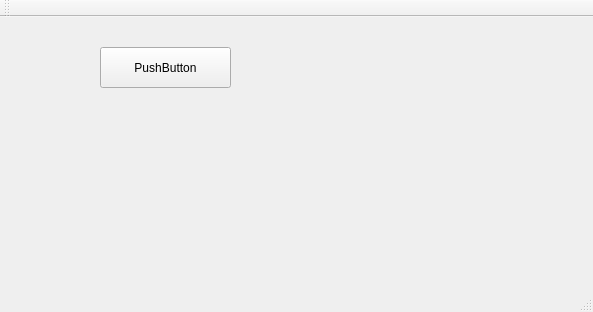
<?xml version="1.0" encoding="UTF-8"?>
<ui version="4.0">
 <class>MainWindow</class>
 <widget class="QMainWindow" name="MainWindow">
  <property name="geometry">
   <rect>
    <x>0</x>
    <y>0</y>
    <width>593</width>
    <height>312</height>
   </rect>
  </property>
  <property name="windowTitle">
   <string>MainWindow</string>
  </property>
  <widget class="QWidget" name="centralWidget">
   <widget class="QPushButton" name="pushButton">
    <property name="geometry">
     <rect>
      <x>100</x>
      <y>30</y>
      <width>131</width>
      <height>41</height>
     </rect>
    </property>
    <property name="text">
     <string>PushButton</string>
    </property>
   </widget>
  </widget>
  <widget class="QMenuBar" name="menuBar">
   <property name="geometry">
    <rect>
     <x>0</x>
     <y>0</y>
     <width>593</width>
     <height>27</height>
    </rect>
   </property>
  </widget>
  <widget class="QToolBar" name="mainToolBar">
   <attribute name="toolBarArea">
    <enum>TopToolBarArea</enum>
   </attribute>
   <attribute name="toolBarBreak">
    <bool>false</bool>
   </attribute>
  </widget>
  <widget class="QStatusBar" name="statusBar"/>
 </widget>
 <layoutdefault spacing="6" margin="11"/>
 <resources/>
 <connections>
  <connection>
   <sender>pushButton</sender>
   <signal>clicked()</signal>
   <receiver>MainWindow</receiver>
   <slot>close()</slot>
   <hints>
    <hint type="sourcelabel">
     <x>181</x>
     <y>86</y>
    </hint>
    <hint type="destinationlabel">
     <x>279</x>
     <y>164</y>
    </hint>
   </hints>
  </connection>
 </connections>
</ui>
